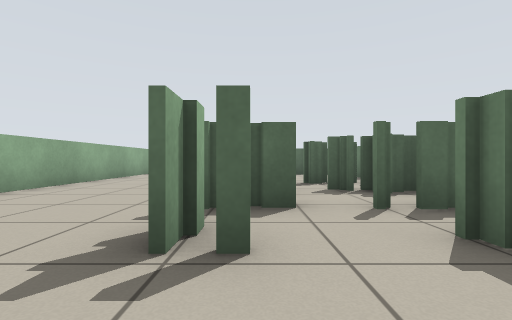
view 1 (above)

22 first-person views from a walk through a world built for the Player/Stage simulator. The camera is 0.56 m above the floor, looks level and sees 85° across. Floor lines are 1 m apart. The floor is counted in squares, 1 m on a side. Each view is taken from the middle of a square. On the plan, view 1 faces up. The plan holds only what a view shows up to about 9 squares ahead; the rest is blank. The robots in the file are not drawn.

view 2
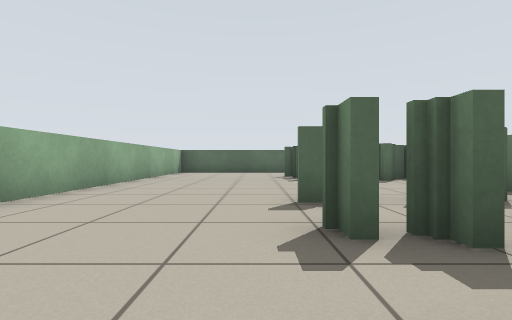

view 3
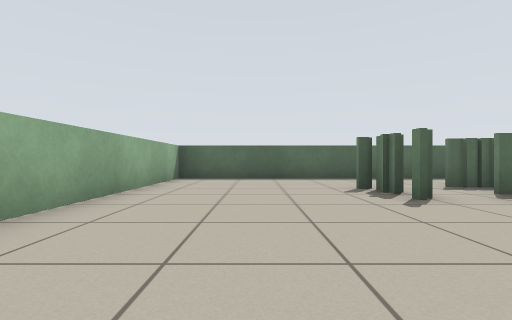

view 4
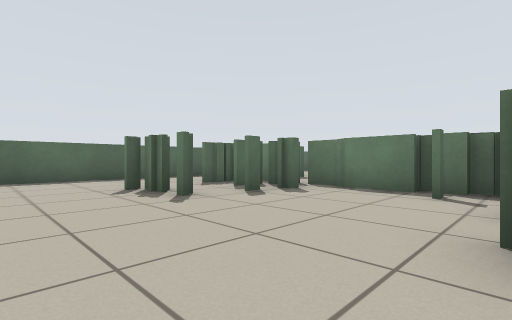

view 5
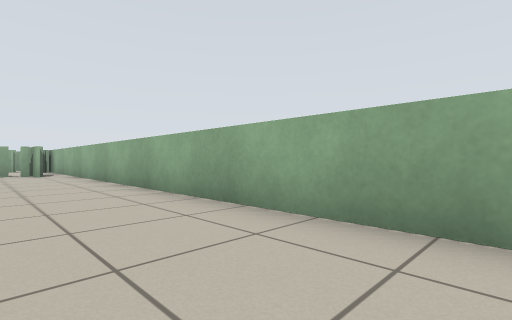

view 6
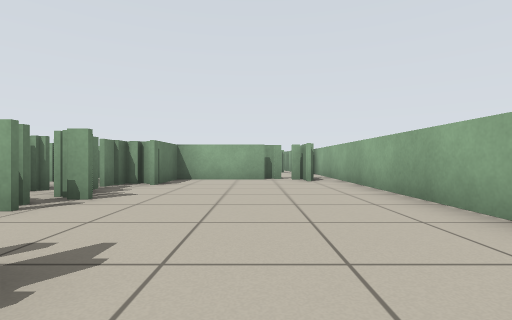

view 7
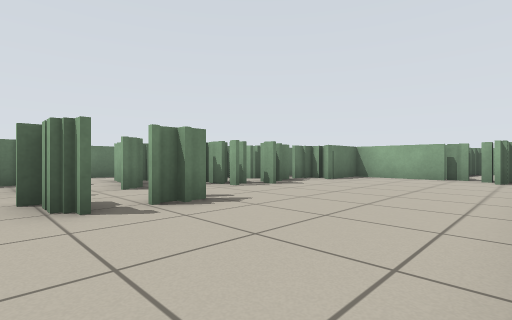

view 8
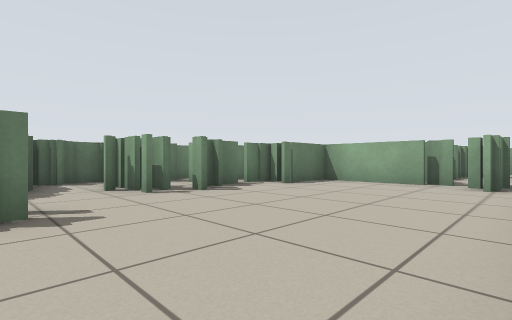

view 9
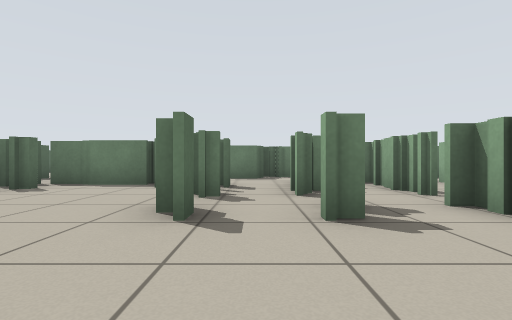

view 10
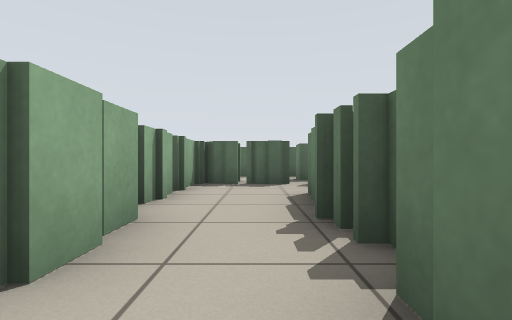

view 11
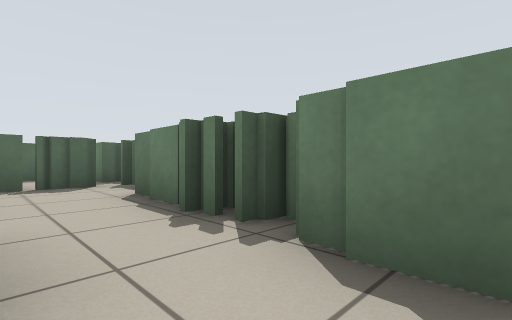

view 12
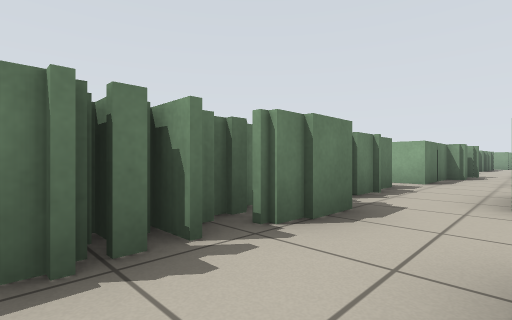

view 13
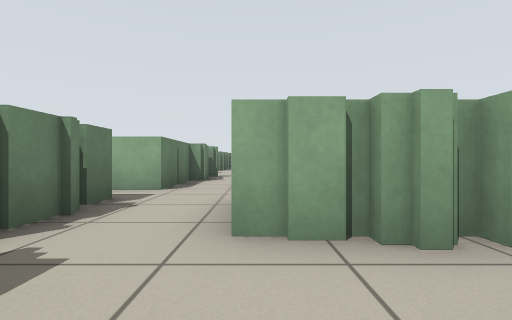

view 14
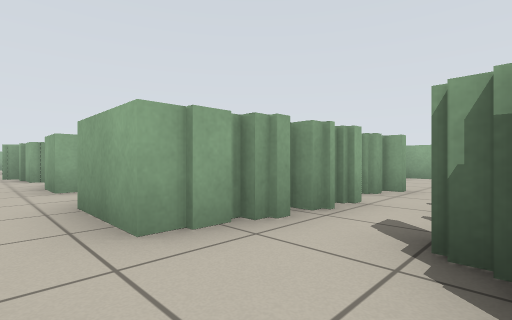

view 15
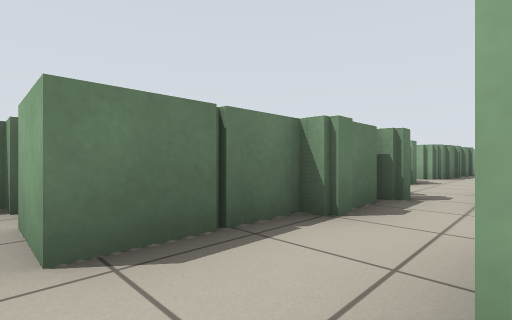

view 16
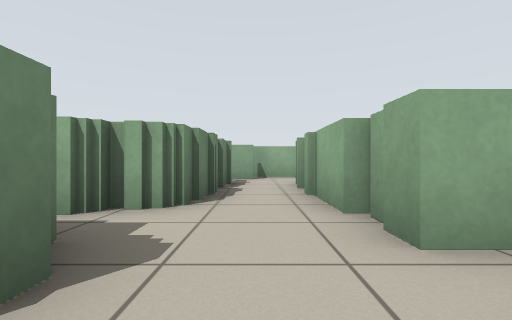

view 17
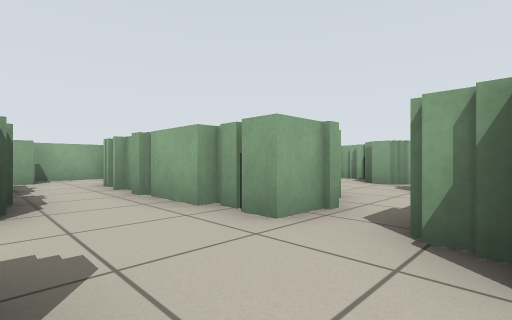

view 18
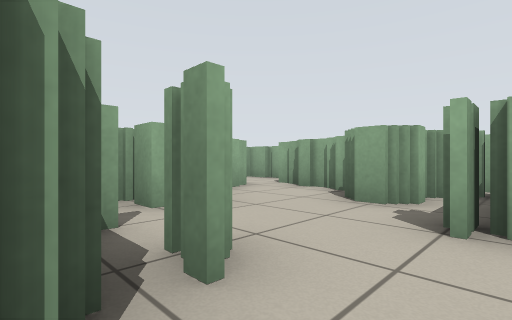

view 19
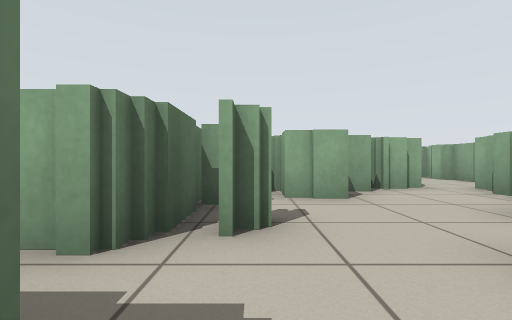

view 20
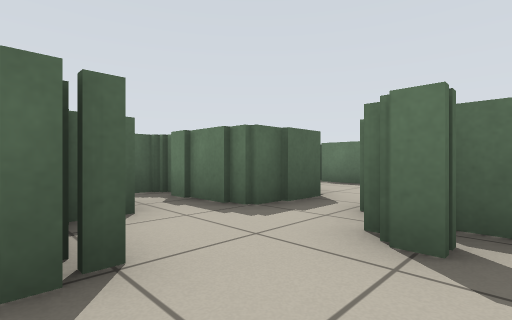

view 21
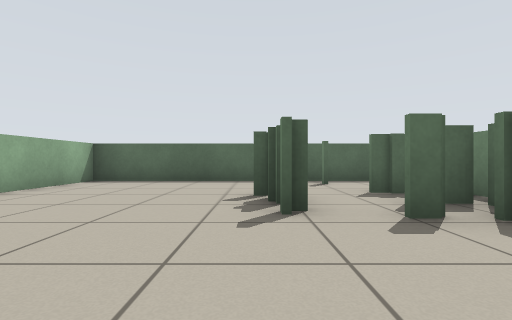

view 22
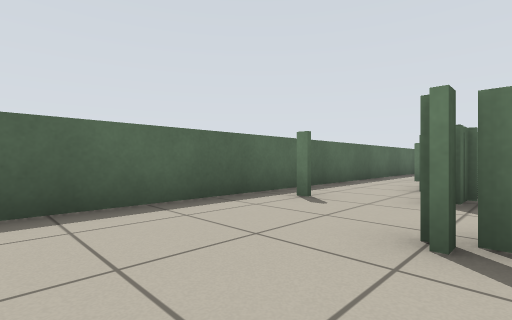

### Floor plan
Key: @ floor where view 1 was taken; # wall or solid block; x gap in a wall; . floor.
Columns run from 5 left of view 1 to 8 right of it. Each row starts with its distance up from view 1.
 16 #############
 15 #............
 14 #..........#
 13 #......###.x
 12 #....#.###x#
 11 #....#.##..x
 10 #.......#..#
  9 #.......#..#
  8 #.......#..#
  7 #....#x##..#
  6 #..........#
  5 #....#.###.#
  4 #........#.#
  3 #......###.#
  2 #....#.#...###
  1 #......###.#
  0 #....@####.#
 -1 #.....#. ..#
 -2 #.....####.#
 -3 #....#####.##
 -4 #....##.##..#
 -5 #.####.....##
 -6 #.###..###..#
 -7   .##..###.##
 -8   .#..## #.#
 -9    #.### #.#
-10   ####   #.#
-11          #.#
-12          ###

Where each view was taken, in squares from view 1:
view 1: 0 up, 0 right, facing up
view 2: 3 up, 1 left, facing up
view 3: 7 up, 2 left, facing up
view 4: 7 up, 2 left, facing up-right
view 5: 7 up, 2 left, facing down-left
view 6: 3 up, 2 left, facing down
view 7: 4 up, 4 left, facing down-right
view 8: 2 up, 4 left, facing down-right
view 9: 6 up, 3 left, facing right
view 10: 6 up, 5 right, facing up
view 11: 6 up, 4 right, facing up-right
view 12: 9 up, 4 right, facing down-right
view 13: 7 up, 4 right, facing down
view 14: 7 up, 5 right, facing down-left
view 15: 2 up, 4 right, facing down-right
view 16: 4 down, 5 right, facing down
view 17: 4 down, 6 right, facing down-left
view 18: 5 down, 3 right, facing down-left
view 19: 4 down, 2 right, facing down
view 20: 7 down, 0 right, facing up-right
view 21: 8 up, 0 right, facing up
view 22: 12 up, 2 left, facing up-right
